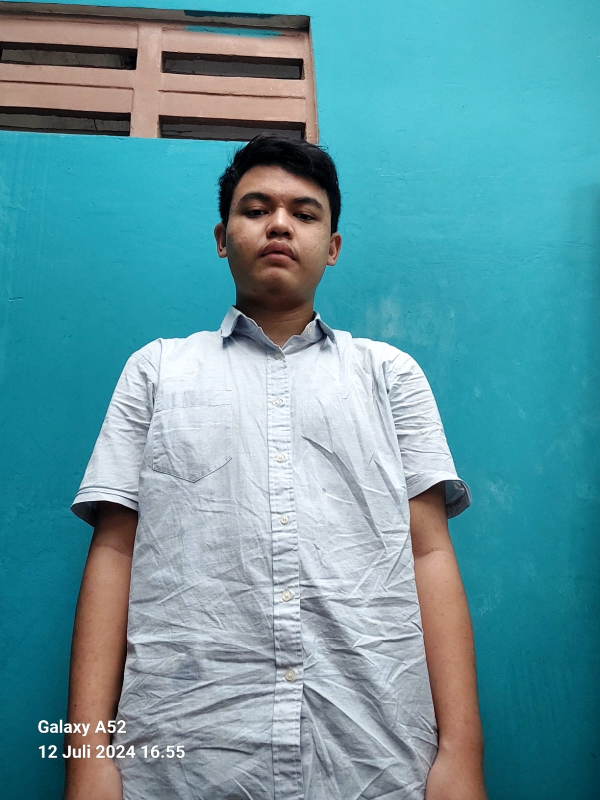
#> input picture UAS PCD/me.jfif, 1200 x 1600 px (shown at 1/2 size)
$ jupyter execute 'UAS PCD ABIDZAR.ipynb'
#> lines starting #> are read from the running program, lines starting #| are printed output that depends on the picture
[cell 1]
import numpy as np
from PIL import Image, ImageOps
import matplotlib.pyplot as plt

[cell 2]
# Load the image
image_path = 'me.jfif'  # Ganti ini dengan jalur file foto Anda jika berbeda
original_image = Image.open(image_path)
#> original_image is the input picture: PIL image 1200x1600 RGB; mean R, G, B 98.4, 152, 161.6

# 1. Rotasi Gambar
rotated_image = original_image.rotate(45)
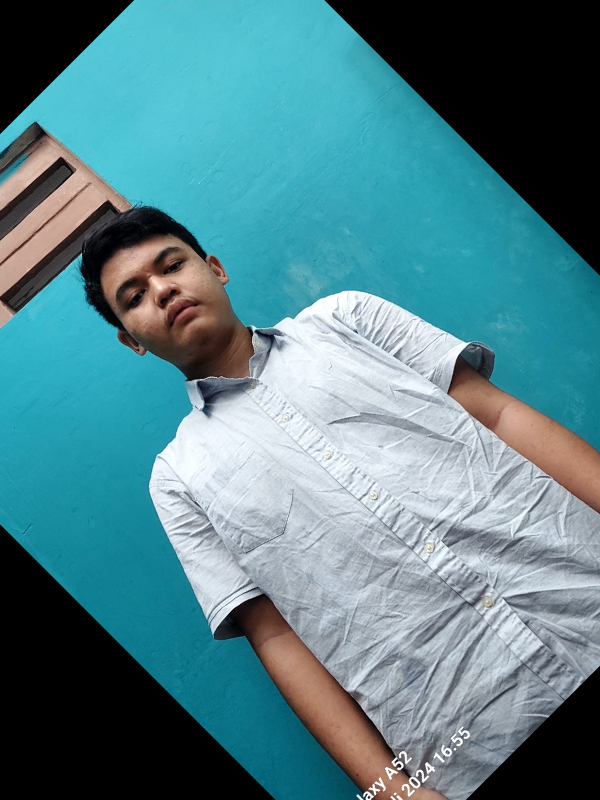
#> rotated_image: PIL image 1200x1600 RGB (shown at 1/2 size); mean R, G, B 84.2, 128.7, 137.2

# 2. Ubah Ukuran (Resized) Gambar
resized_image = original_image.resize((100, 200))  # Mengubah ukuran gambar menjadi 100x200 piksel
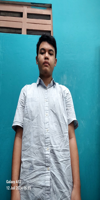
#> resized_image: PIL image 100x200 RGB; mean R, G, B 98.4, 152, 161.6

# 3. Memotong (Cropped) Gambar
width, height = original_image.size
#> width = 1200; height = 1600
left = width / 4
#> left = 300
top = height / 4
#> top = 400
right = 3 * width / 4
#> right = 900
bottom = 3 * height / 4
#> bottom = 1200
cropped_image = original_image.crop((left, top, right, bottom))
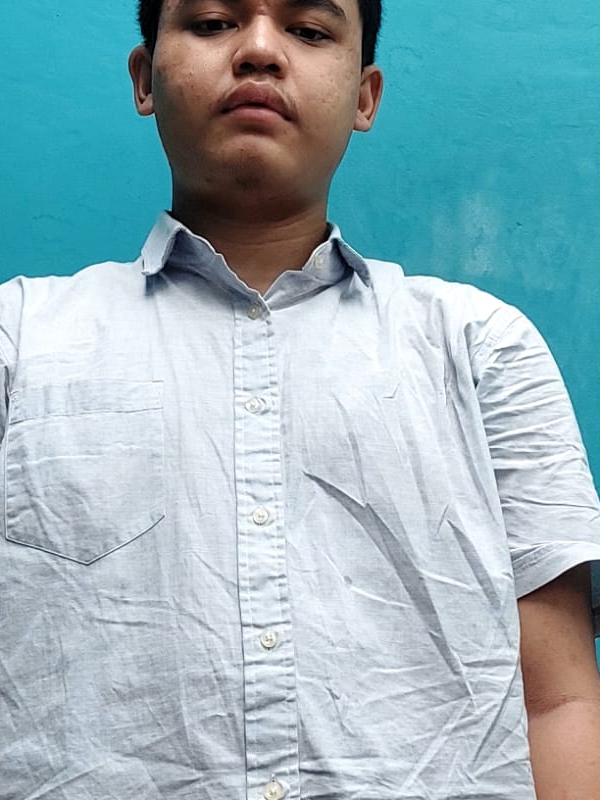
#> cropped_image: PIL image 600x800 RGB; mean R, G, B 150.4, 179.3, 187.4

# 4. Membalik (Flipped) Gambar
flipped_image = ImageOps.mirror(original_image)
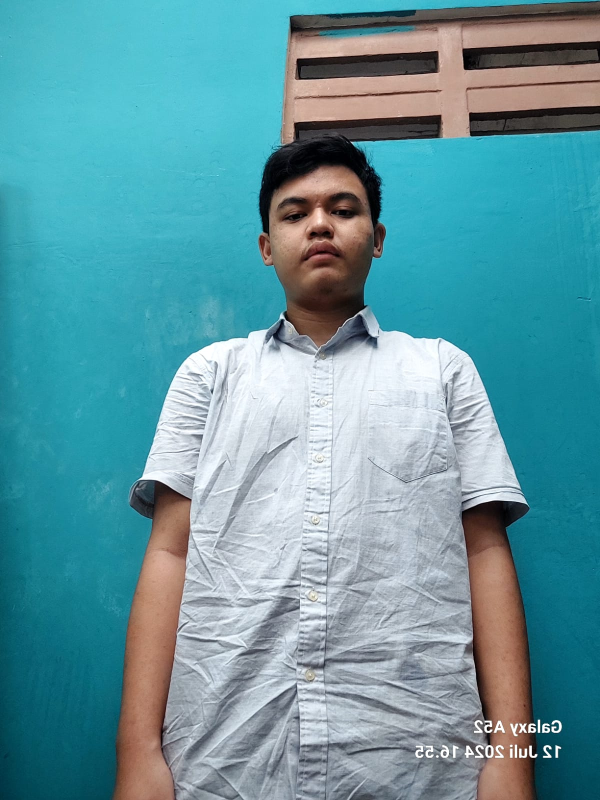
#> flipped_image: PIL image 1200x1600 RGB (shown at 1/2 size); mean R, G, B 98.4, 152, 161.6

# 5. Translasi Gambar
translated_image = Image.new("RGB", original_image.size)
#> translated_image: PIL image 1200x1600 RGB; every value is 0
translated_image.paste(original_image, (100, 50))
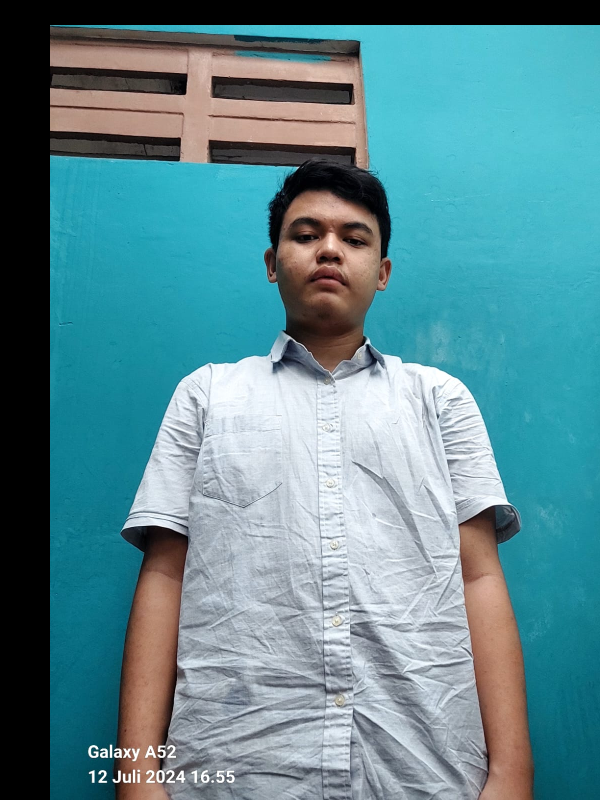
#> translated_image: PIL image 1200x1600 RGB (shown at 1/2 size); mean R, G, B 92.4, 137.2, 145.4

[cell 3]
# Menampilkan hasil
fig, axes = plt.subplots(2, 3, figsize=(15, 10))
axes = axes.ravel()

# Gambar asli
axes[0].imshow(original_image)
axes[0].set_title("Citra Asli")

# Gambar setelah rotasi
axes[1].imshow(rotated_image)
axes[1].set_title("After Rotated")

# Gambar setelah diubah ukuran
axes[2].imshow(resized_image)
axes[2].set_title("After Resized")

# Gambar setelah dipotong
axes[3].imshow(cropped_image)
axes[3].set_title("After Cropped")

# Gambar setelah dibalik
axes[4].imshow(flipped_image)
axes[4].set_title("After Flipped")

# Gambar setelah ditranslasi
axes[5].imshow(translated_image)
axes[5].set_title("After Translated")

# Menghilangkan sumbu
for ax in axes:
    ax.axis('off')

plt.tight_layout()
plt.show()

$ run again, with UAS PCD/pictinfo.jfif copied over UAS PCD/me.jfif
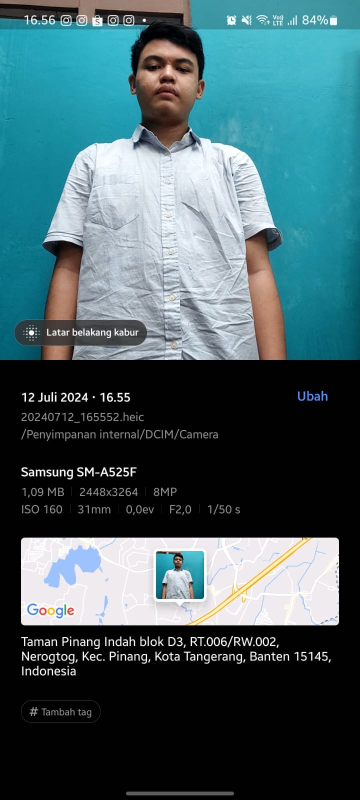
#> input picture UAS PCD/pictinfo.jfif, 720 x 1600 px (shown at 1/2 size)
#> original_image is the input picture: PIL image 720x1600 RGB; mean R, G, B 67.8, 94.4, 99.6
#> `cropped_image = original_image.crop((left, top, right, bottom))`:
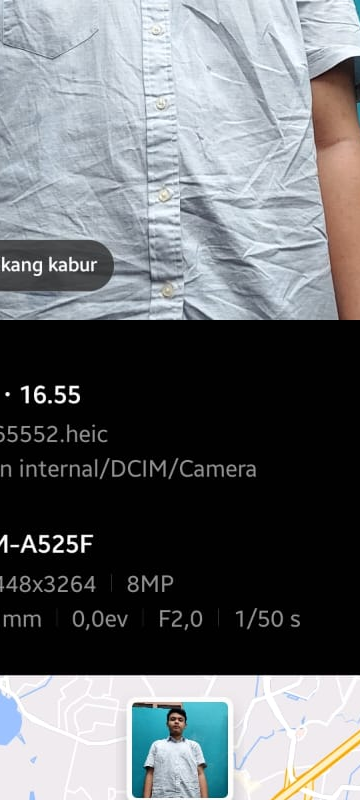
#> cropped_image: PIL image 360x800 RGB; mean R, G, B 105.6, 109, 112.2
#> `translated_image.paste(original_image, (100, 50))`:
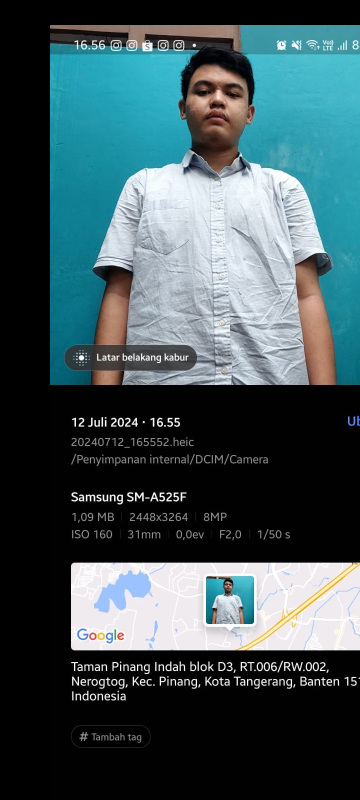
#> translated_image: PIL image 720x1600 RGB (shown at 1/2 size); mean R, G, B 63.1, 83.1, 87.2
